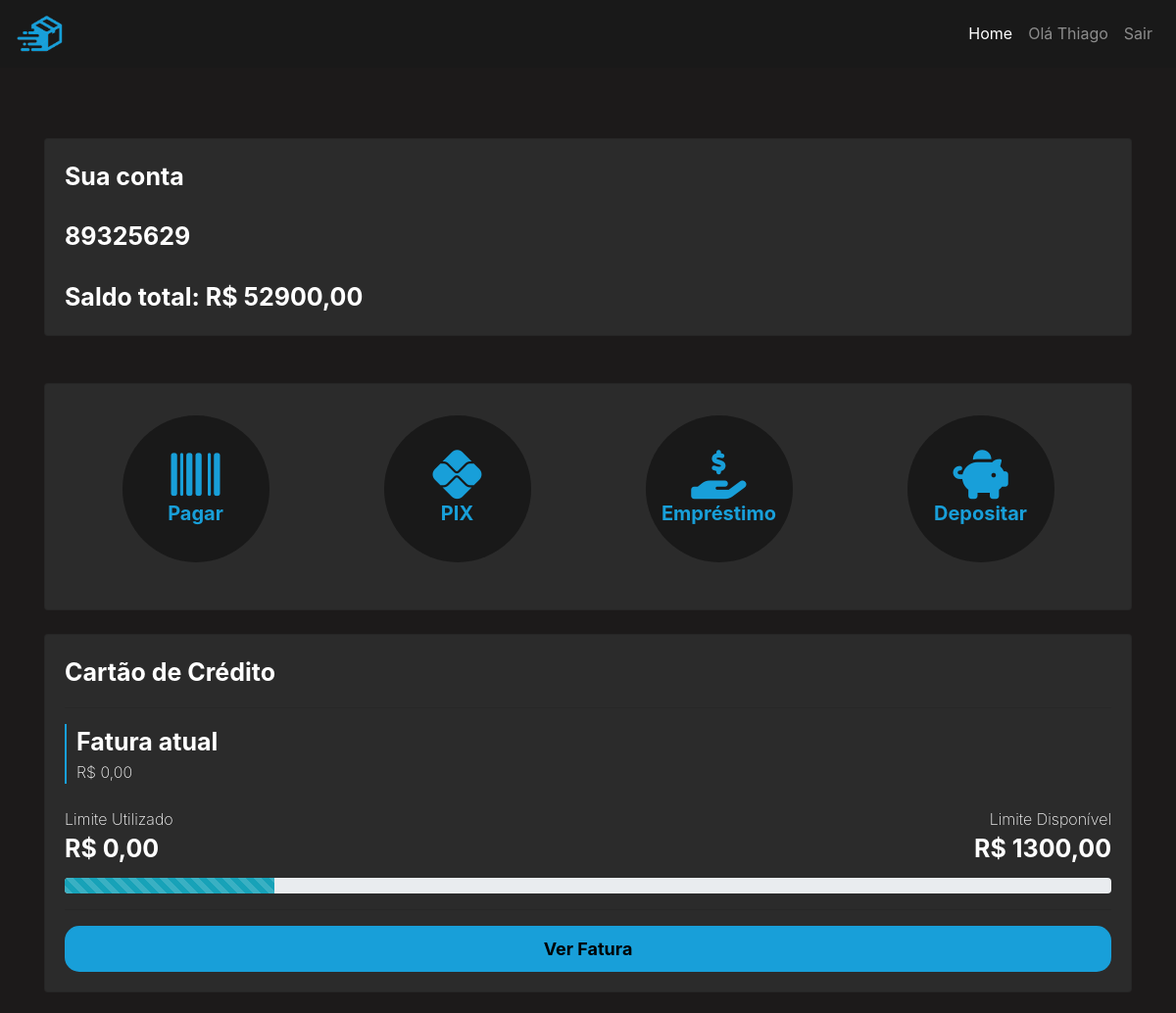
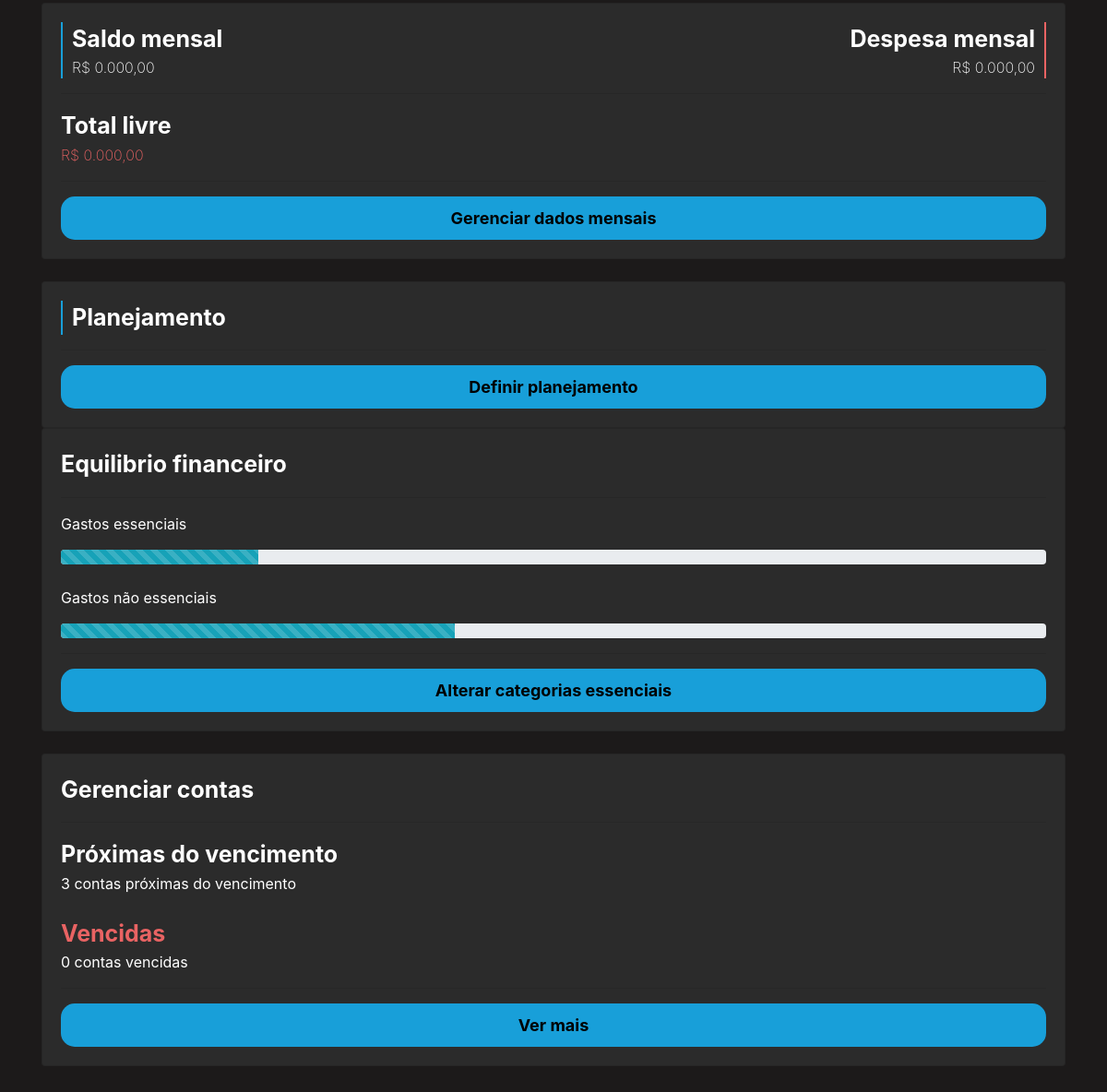
The page /conta/home/ (signed in) on the database its author committed (2 pictures, top to bottom).
### cliente/models.py (models this page shows, shortened)
class Cliente(AbstractUser):
    nome_completo = models.CharField(max_length=60, null=True, blank=True)
    cpf = models.CharField(max_length=11, unique=True, null=True, blank=True)
    telefone = models.CharField(max_length=11, null=True, blank=True)
    rg = models.CharField(max_length=10, unique=True, null=True, blank=True)
    email = models.CharField(max_length=60, unique=True, null=True, blank=True)
    @property
    def get_id(self):
        return self.id

class Conta(models.Model):
    numero_conta = models.CharField(max_length=12, unique=True)
    agencia = models.CharField(max_length=6)
    banco = models.CharField(default='0934', max_length=4)
    saldo = models.FloatField(default=0)
    data_abertura = models.DateField(default=datetime.now())
    status_conta = models.CharField(max_length=12)
    chave_pix = models.CharField(max_length=50, unique=True, null=True, blank=True)
    cliente = models.ForeignKey(Cliente, on_delete=models.CASCADE, null=True)

class CreditCard(models.Model):
    numero_cartao = models.CharField(max_length=16, unique=True)
    validade = models.DateField()
    codigo_seguranca = models.CharField(max_length=3)
    bandeira = models.CharField(max_length=4, default='MC')
    limite = models.FloatField(default=0)
    limite_usado = models.FloatField(default=0)
    emissao = models.DateField()
    endereco_cobranca = models.CharField(max_length=12)
    status = models.CharField(max_length=12, default='BLOQUEADO')
    tipo = models.CharField(max_length=15)
    data_vencimento_fatura = models.DateField()
    conta = models.ForeignKey(Conta, on_delete=models.CASCADE, blank=True, null=True)
    def limite_disponivel(self):
        return self.limite - self.limite_usado

### cliente/views.py (the view)
# urls.py: path('home/', views.home, name='home'),
@login_required(login_url="/conta/login/")
def home(request):
    id_user: int = request.user.get_id
    conta = Conta.objects.get(cliente=id_user)
    user = Cliente.objects.get(id=id_user)
    credit_card = CreditCard.objects.filter(conta_id=conta.id)
    if not credit_card:
        return render(request, 'home.html', {'conta': conta, 'user': user})
    return render(request, 'home.html', {'conta': conta, 'user': user, 'credit_card': credit_card})

### cliente/templates/home.html (shortened to what this page needs)
{% extends 'bases/base.html' %}
{% load static %}
{% block 'head' %}
    <link rel="stylesheet" href="{% static 'cliente/css/home.css' %}">
{% endblock %}
{% block 'user_name' %}
        Olá {{user.username.title}}
{% endblock %}
{% block 'body' %}
        <br>
        <br>
                <a style="text-decoration: none; color:white;" href="#">
                    <div class="card">
                        <div class="row">
                            <div class="col-md-8">
                                <span  class="fonte-destaque">Sua conta</span><br><br>
                                <span  class="fonte-destaque">{{ conta.numero_conta }}</span><br><br>
                                <span  class="fonte-destaque">Saldo total: R$ {{conta.saldo}}0</span>
                            </div>
                            <div class="col-md">
                            </div>
                        </div>
                    </div>
                </a>
        <br>
        <br>
       <div class="card">
        <table class="table table-borderless" align="center">
            <thead>
              <tr align="center">
                <th scope="col">
                    <div class='link-home'>
                        <a href="{% url 'pagar_boleto' %}" class="link-item">
                            <i class="fa-solid fa-barcode" style="color: #189fd9; font-size: 50px;"></i><br>
                            <span style="font-size: 20px; color:#189fd9;">Pagar</span>
                        </a>
                    </div>
                </th>
                <th scope="col">
                    <div class='link-home'>
                        <a href="{% url 'tranferencia_pix' %}" class="link-item">
                            <i class="fa-brands fa-pix" style="color: #189fd9; font-size: 50px;"></i><br>
                            <span style="font-size: 20px; color:#189fd9;">PIX</span>
                        </a>
                    </div>
                </th>
                <th scope="col">
                    <div class='link-home'>
                        <a href="{% url 'realizar_emprestimo' %}" class="link-item">
                            <i class="fa-solid fa-hand-holding-dollar" style="color: #189fd9; font-size: 50px;"></i><br>
                            <span style="font-size: 20px; color:#189fd9;">Empréstimo</span>
                        </a>
                    </div>
                </th>
                <th scope="col">
                    <div class='link-home'>
                        <a href="{% url 'gerar_boleto' %}" class="link-item">
                            <i class="fa-solid fa-piggy-bank" style="color: #189fd9; font-size: 50px;"></i><br>
                            <span style="font-size: 20px; color:#189fd9;">Depositar</span>
                        </a>
                    </div>
                </th>
              </tr>
            </thead>
        </table>
        </div>
        <br>
                <div class="card">
                    {% if not credit_card %}
                        <span class="fonte-destaque">Cartão de Crédito</span>
                        <hr class="hr-borda">
                        <a href="" class="botao-principal">Solicitar</a>
                    {% else %}
                    {% for card in credit_card%}
                        <span class="fonte-destaque">Cartão de Crédito</span>
                        <hr class="hr-borda">
                        <div class="saldo">
                            <span class="fonte-destaque">Fatura atual</span>
                            <br>
                            <span class="font-light">R$ 0,00</span>
                        </div>
                        <div class="div-contas">
                                <br>
                        </div>
                        <div class="row">
                            <div class="col">
                                <span class="font-light">Limite Utilizado</span>
                                <br>
                                <span class="fonte-destaque">R$ {{card.limite_usado}}0</span>
                            </div>
                            <div class="col">
                                <div style="text-align: right; margin-bottom: 10px" class="limite-disponivel">
                                    <span class="font-light">Limite Disponível</span>
                                    <br>
                                    <span class="fonte-destaque">R$ {{card.limite_disponivel}}0</span>
                                </div>
                            </div>
                        </div>
                        <div class="progress">
                            <div class="progress-bar progress-bar-striped bg-info" role="progressbar" style="width: 20%" aria-valuenow="50" aria-valuemin="0" aria-valuemax="100"></div>
                        </div>
                        <hr class="hr-borda">
                        <a href="" class="botao-principal">Ver Fatura</a>
                        {% endfor %}
                    {% endif %}
                </div>
                <br>
                <div class="card">
                    <div class="row">
                        <div class="col-md">
                            <div class="saldo">
                                <span class="fonte-destaque">Saldo mensal</span>
                                <br>
                                <span class="font-light">R$ 0.000,00</span>
                            </div>
                        </div>
                        <div class="col-md">
                            <div class="despesa">
                                <span class="fonte-destaque">Despesa mensal</span>
                                <br>
                                <span class="font-light">R$ 0.000,00</span>
                            </div>
                        </div>
                    </div>
                    <hr class="hr-borda">
                    <span class="fonte-destaque">Total livre</span>
                    <span class="font-light negativo">R$ 0.000,00</span>
                    <hr class="hr-borda">
                    <a href="#" class="botao-principal">Gerenciar dados mensais</a>
                </div>
        <br>
                <div class="card">
                    <div class="saldo">
                        <span class="fonte-destaque">Planejamento</span>
                    </div>
                    <hr class="hr-borda">
                    <a href="#" class="botao-principal">Definir planejamento</a>
                </div>
                <div class="card">
                    <span class="fonte-destaque">Equilibrio financeiro</span>
                    <hr class="hr-borda">
                    <p>Gastos essenciais</p>
                    <div class="progress">
                        <div class="progress-bar progress-bar-striped bg-info" role="progressbar" style="width: 20%" aria-valuenow="50" aria-valuemin="0" aria-valuemax="100"></div>
                    </div>
                    <br>
                    <p>Gastos não essenciais</p>
                    <div class="progress">
                        <div class="progress-bar progress-bar-striped bg-info" role="progressbar" style="width: 40%" aria-valuenow="50" aria-valuemin="0" aria-valuemax="100"></div>
                    </div>
                    <hr class="hr-borda">
                    <a href="#" class="botao-principal">Alterar categorias essenciais</a>
                </div>
        <br>
                <div class="card">
                    <span class="fonte-destaque">Gerenciar contas</span>
                    <hr class="hr-borda">
                    <span class="fonte-destaque">Próximas do vencimento</span>
                    <span class="fonte-light">3 contas próximas do vencimento</span>
                    <br>
                    <span class="fonte-destaque negativo">Vencidas</span>
                    <span class="fonte-light">0 contas vencidas</span>
                    <hr class="hr-borda">
                    <a href="#" class="botao-principal">Ver mais</a>
                </div>
        <br>
        <br>
{% endblock %}

### templates/static/global/css/base.css (style rules this page uses)
body { background-color: #1C1A1A !important; color: white !important; }
:root { --main-color: #2B2B2B; --dark-color: #1C1A1A; --contrast-color: #69D2CD; --differential-color: #E96363; }

### templates/static/cliente/css/home.css (style rules this page uses)
table th { border:none !important; }
.card { width: 100%; background-color: var(--main-color); padding: 20px; }
.saldo { border-left: 2px solid #189FD9; padding-left: 10px; }
.fonte-destaque { font-weight: bold; font-size: 25px; }
.font-light { font-weight: 200; }
.hr-borda { color: var(--dark-color); }
.botao-principal { text-decoration: none; color: black; font-weight: bold; font-size: 18px; padding: 10px; background-color: #189FD9; text-align: center; border-radius: 15px; border: none; }
.despesa { border-right: 2px solid var(--differential-color); text-align: right; padding-right: 10px; }
.negativo { color: var(--differential-color); }
.link-home { display: flex; width: 150px; background-color: #191919; height: 150px; border-radius: 100%; justify-content: center; align-items: center; text-align: center; flex-direction: row; }
.link-item { display: block; }

### rows shown on the page
Cliente: username "Thiago"
Conta: numero_conta "89325629", saldo "52900,0"
CreditCard: limite_usado "0,0", limite_disponivel "1300,0"
